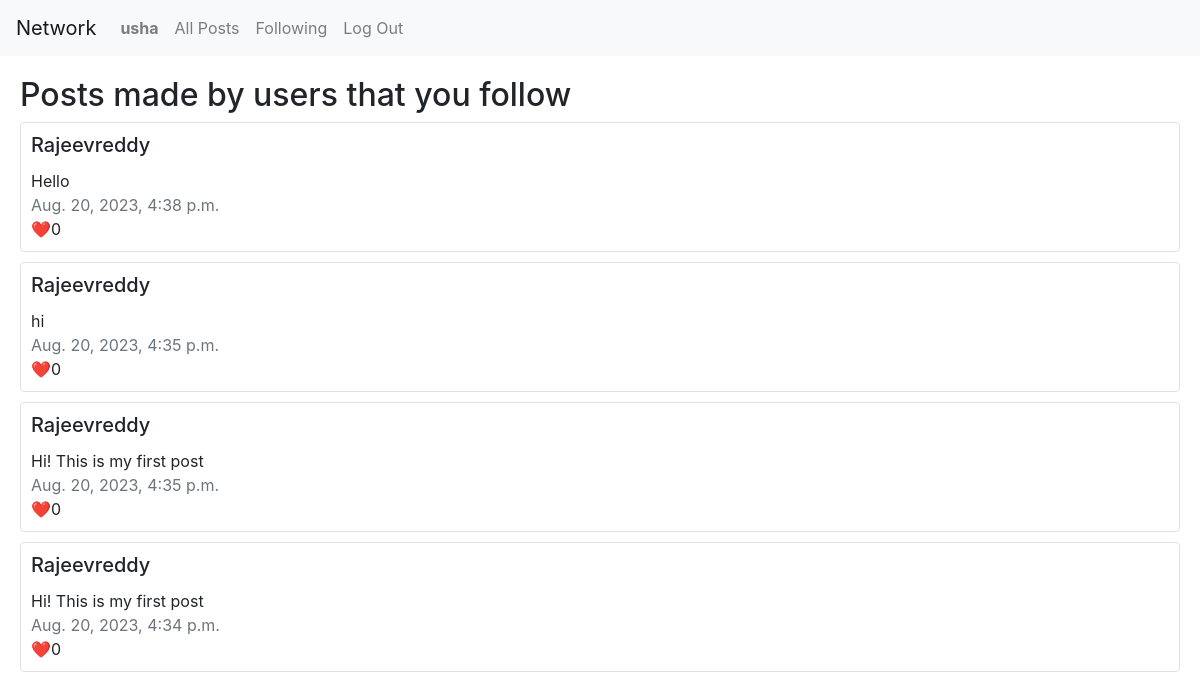
The app's page /following (signed in) with its own data.
### network/models.py (models this page shows, shortened)
class User(AbstractUser):
    pass

class Posts(models.Model):
    content = models.TextField(blank=False)
    author = models.ForeignKey(User, on_delete=models.CASCADE, related_name='authored_posts')
    created_at = models.DateTimeField(auto_now_add=True)
    liked = models.ManyToManyField(User, related_name="liked_post", blank=True)

### network/views.py (the view)
# urls.py: path("following", views.following, name="following"),
@login_required
def following(request):
    if request.user.is_authenticated:
        user_id = request.user.id
    else:
        return HttpResponseRedirect(reverse("index"))
    user = User.objects.get(id=user_id)
    following = list(user.following.all())
    following_post_list = []
    for name in following:
        temp_user = User.objects.get(username=name)
        for post in temp_user.authored_posts.order_by("-created_at").all():
            following_post_list.append(post)
    return render(request, "network/following.html", {
        "posts": following_post_list,
        "no_posts": len(following_post_list),
    })

### network/models.py (called while the page is built)
    def __str__(self):
        return f"{self.follows}"

### network/templates/network/following.html
{% extends "network/layout.html" %}
{% load static %}
{% block body %}
    {% if no_posts > 0 %}
    <h2 style="margin-left: 20px; margin-top: 20px;">Posts made by users that you follow</h2>
    {% endif %}
    {% if no_posts > 0 %}
        {% for post in posts %}
        <div style="padding-left: 20px; padding-right: 20px; padding-bottom: 10px;">
            <div class="card border" style="padding: 10px;">
                <h5 class="card-title text-capitalize">{{ post.author }}</h5>
                <div class="card-text">{{ post.content }}</div>
                <div class="text-muted">{{ post.created_at }}</div>
                <div class="card-text">❤️{{ post.liked.count }}</div>
            </div>
        </div>
        {% endfor %}
    {% else %}
        <h3 style="padding-left: 20px; padding-right: 20px; padding-bottom: 10px;">No Posts made by users that you follow</h3>
    {% endif %}
{% endblock %}

### network/templates/network/layout.html (shortened to what this page needs)
{% load static %}
<!DOCTYPE html>
<html lang="en">
    <head>
        <link rel="stylesheet" href="https://stackpath.bootstrapcdn.com/bootstrap/4.4.1/css/bootstrap.min.css">
        <link href="{% static 'network/styles.css' %}" rel="stylesheet">
    </head>
    <body>
        <nav class="navbar navbar-expand-lg navbar-light bg-light">
            <a class="navbar-brand" href="#">Network</a>
            <div>
              <ul class="navbar-nav mr-auto">
                {% if user.is_authenticated %}
                    <li class="nav-item">
                        <a class="nav-link" href="{% url 'profile' %}"><strong>{{ user.username }}</strong></a>
                    </li>
                {% endif %}
                <li class="nav-item">
                  <a class="nav-link" href="{% url 'index' %}">All Posts</a>
                </li>
                {% if user.is_authenticated %}
                    <li class="nav-item">
                        <a class="nav-link" href="{% url 'following' %}"">Following</a>
                    </li>
                    <li class="nav-item">
                        <a class="nav-link" href="{% url 'logout' %}">Log Out</a>
                    </li>
                {% endif %}
              </ul>
            </div>
          </nav>
        <div class="body">
            {% block body %}
            {% endblock %}
        </div>
    </body>
</html>

### records on screen
User: username "usha"
Posts: author "Rajeevreddy", content "Hello", created_at "Aug. 20, 2023, 4:38 p.m.", liked.count "0"
Posts: author "Rajeevreddy", content "hi", created_at "Aug. 20, 2023, 4:35 p.m.", liked.count "0"
Posts: author "Rajeevreddy", content "Hi! This is my first post", created_at "Aug. 20, 2023, 4:35 p.m.", liked.count "0"
Posts: author "Rajeevreddy", content "Hi! This is my first post", created_at "Aug. 20, 2023, 4:34 p.m.", liked.count "0"
